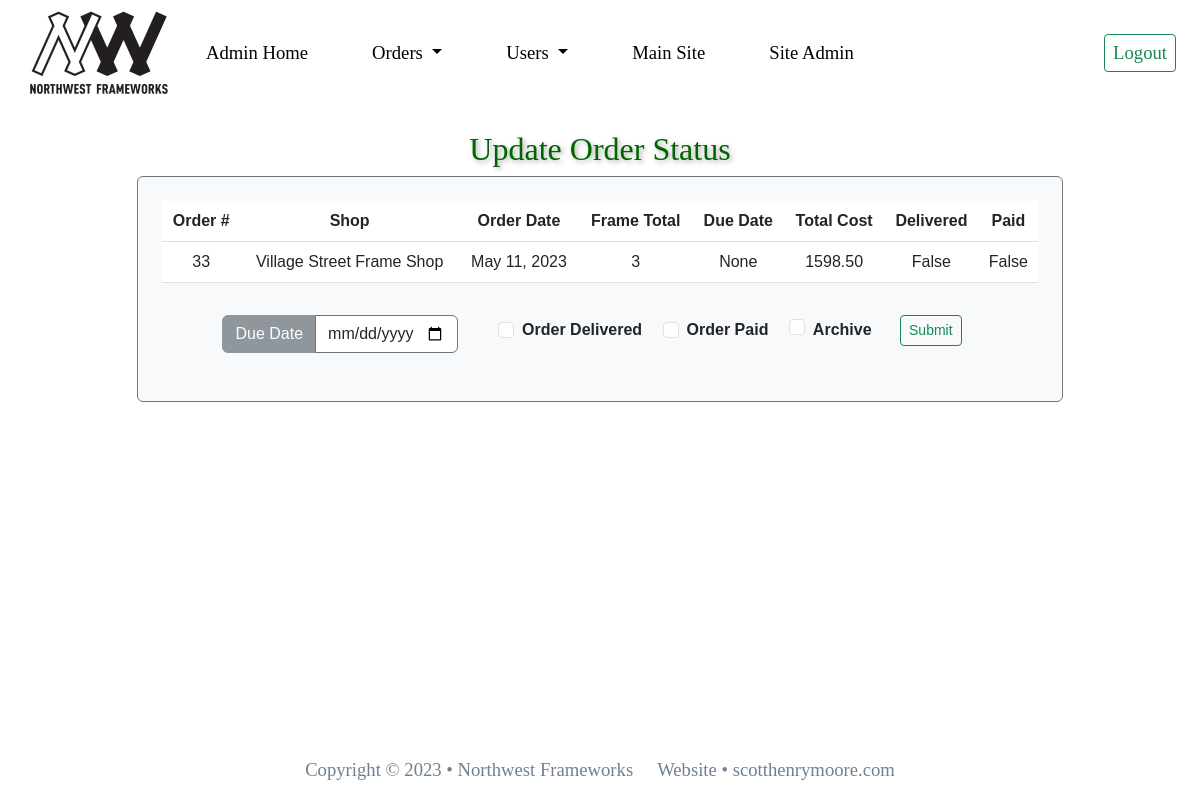
Page /update_order/33 (signed in) on the earlier database version.
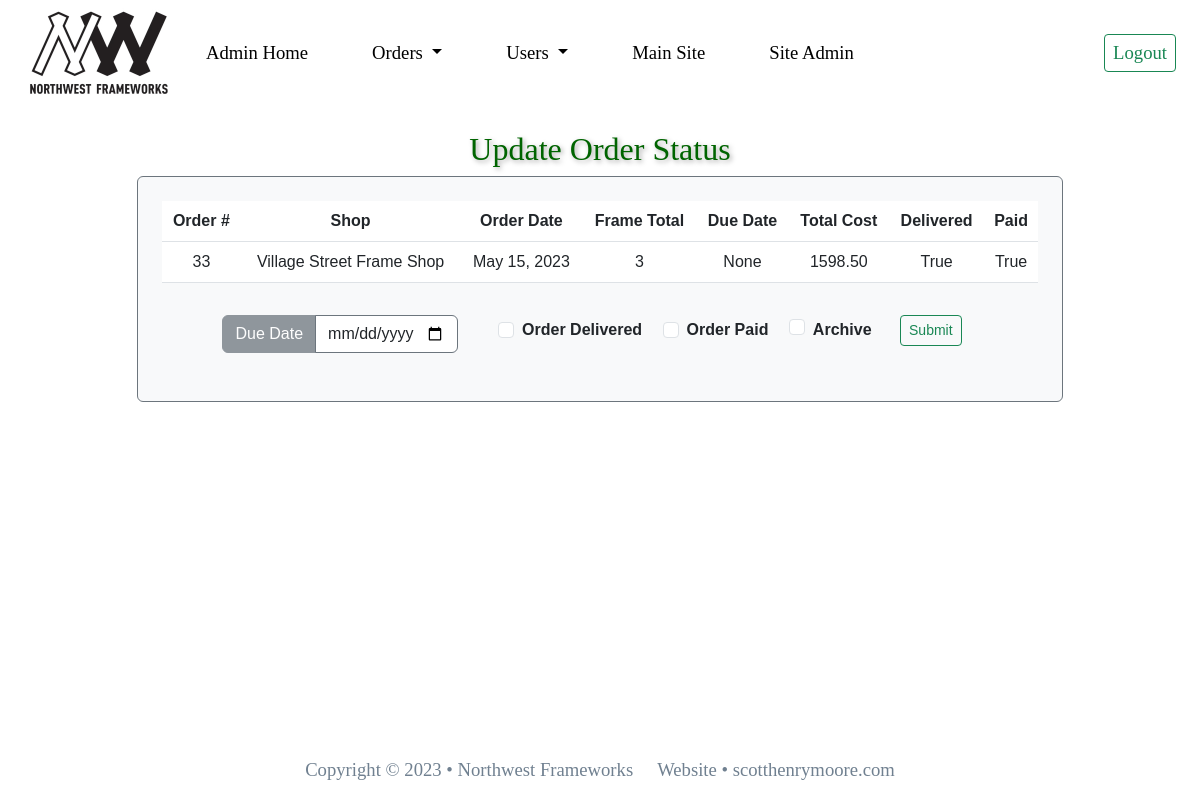
Same page on the later database version.
### nw_orders_app/models.py (models this page shows, shortened)
class Order(models.Model):
    customer = models.ForeignKey(UserProfile, on_delete=models.SET_NULL, null=True, blank=True)
    order_date = models.DateField(null=True, blank=True)
    due_date = models.DateField(null=True, blank=True)
    complete = models.BooleanField(default=False)
    notes = models.CharField(max_length=300, blank=True)
    total_cost = models.DecimalField(max_digits=10, decimal_places=2, blank=True, null=True)
    frame_total = models.IntegerField(null=True, blank=True)
    order_delivered = models.BooleanField(default=False)
    order_paid = models.BooleanField(default=False)
    archive = models.BooleanField(default=False)
    class Meta:
        ordering = ('order_date',)

### nw_users_app/models.py (models this page shows, shortened)
class UserProfile(models.Model):
    user_name = models.ForeignKey(User, on_delete=models.CASCADE)
    first_name = models.CharField(max_length=30)
    last_name = models.CharField(max_length=30)
    phone_num = models.CharField(max_length=20)
    email = models.EmailField()
    shop_name = models.CharField(max_length=50)
    shop_address = models.CharField(max_length=50)
    shop_city = models.CharField(max_length=20)
    shop_state = models.CharField(max_length=20)
    shop_zipcode = models.CharField(max_length=15)
    website = models.URLField(blank=True)
    class Meta:
        ordering = ('shop_name',)

### nw_users_app/views.py (the view, shortened to what this page needs)
# urls.py: path('update_order/<int:id>', views.update_order, name = 'update_order'),
@login_required
def update_order(request, id):
    if request.method == 'GET':
        order = Order.objects.get(id=id)
        if request.method == 'GET':
            context = {'order': order,
                    }
            return render(request, 'user/update_order.html', context)

### templates/user/update_order.html (shortened to what this page needs)
{% extends 'base-admin.html' %} {% block content %}
<div class="container-md">
    <h2 class="text-center mt-4">Update Order Status</h2>
    <div class="row my-2 justify-content-center">
        <div class="col-md-10">
            <div class="table-responsive form-control rounded bg-light p-4 mb-2
                        border border-secondary text-center">
                <table class="table">
                    <thead>
                        <tr class="bg-info bg-opacity-50">
                            <th scope="col">Order #</th>
                            <th scope="col">Shop</th>
                            <th scope="col">Order Date</th>
                            <th scope="col">Frame Total</th>
                            <th scope="col">Due Date</th>
                            <th scope="col">Total Cost</th>
                            <th scope="col">Delivered</th>
                            <th scope="col">Paid</th>
                        </tr>
                    </thead>
                    <tbody>
                        <tr>
                            <td>{{ order.id }}</td>
                            <td>{{ order.customer.shop_name }}</td>
                            <td>{{ order.order_date }}</td>
                            <td>{{ order.frame_total }}</td>
                            <td>{{ order.due_date }}</td>
                            <td>{{ order.total_cost }}</td>
                            <td>{{ order.order_delivered }}</td>
                            <td>{{ order.order_paid }}</td>
                        </tr>
                    </tbody>
                </table>
                <div class="d-flex justify-content-center">
                    <form class="row pt-3 fw-bold justify-content-center" action="{% url 'update_order' order.id %}"
                        method="POST">
                        <div class="col-md-4 mb-4">
                            <div class="input-group">
                                <span class="input-group-text text-white bg-secondary opacity-75 border-secondary"
                                    id="inputGroup-sizing-default">Due Date</span>
                                <input type="date" name="due_date" class="form-control
                                    bg-white border-secondary" aria-label="Sizing example input"
                                    aria-describedby="inputGroup-sizing-default">
                            </div>
                        </div>
                        <div class="col-md-8 mb-4">
                            <div class="form-check form-check-inline mx-2">
                                <input class="form-check-input" type="checkbox" name="delivered" id="inlineCheckbox1">
                                <label class="form-check-label" for="inlineCheckbox1">Order Delivered</label>
                            </div>
                            <div class="form-check form-check-inline mx-2">
                                <input class="form-check-input" type="checkbox" name="paid" id="inlineCheckbox2"
                                    value=True>
                                <label class="form-check-label" for="inlineCheckbox2">Order Paid</label>
                            </div>
                            <div class="form-check form-check-inline mx-2">
                                <input class="form-check-input" type="checkbox" name="archive" id="inlineCheckbox3"
                                    value=True>
                                <label class="form-check-label" for="inlineCheckbox3">Archive</label>
                                <button type="submit" class="btn btn-sm btn-outline-success ms-4">Submit</button>
                            </div>
                        </div>
                    </form>
                </div>
            </div>
        </div>
    </div>
</div>
{% endblock %}

Differences in the rows shown:
changed Order "None": order_date "May 11, 2023" → "May 15, 2023"; order_delivered "False" → "True"; order_paid "False" → "True"
